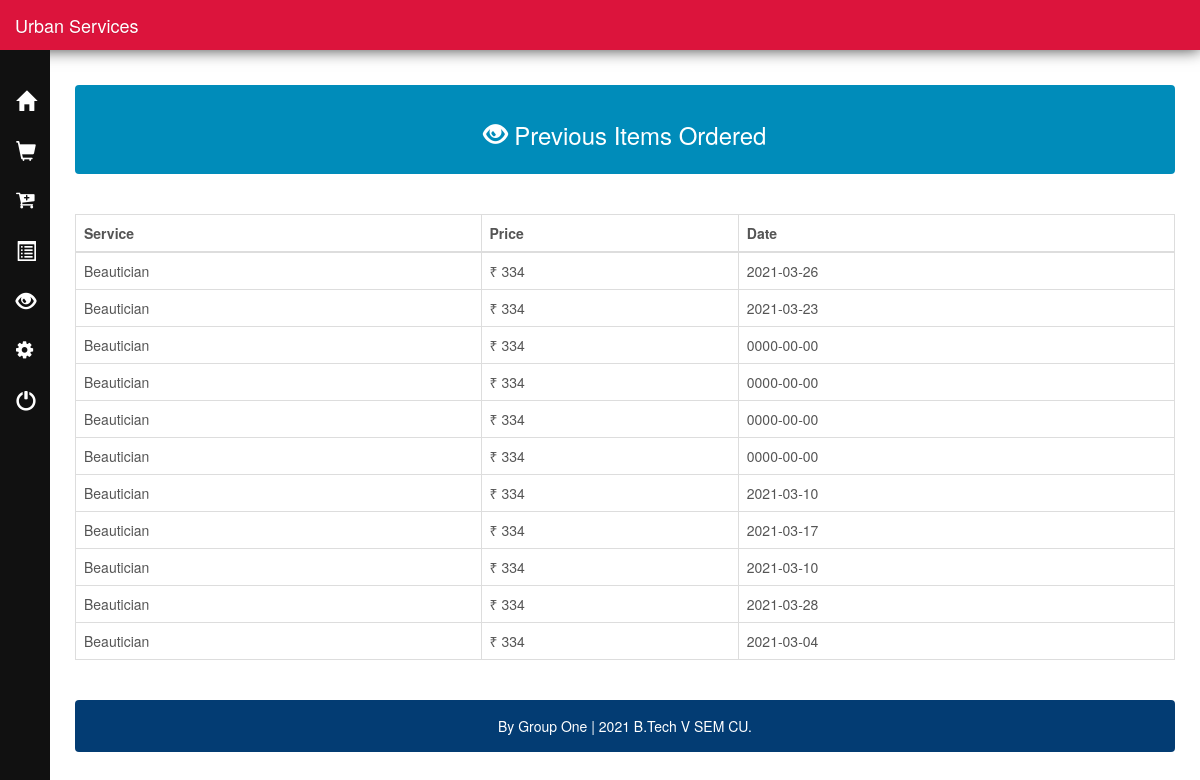
Before: /Customers/view_purchased.php (signed in) with the older database file.
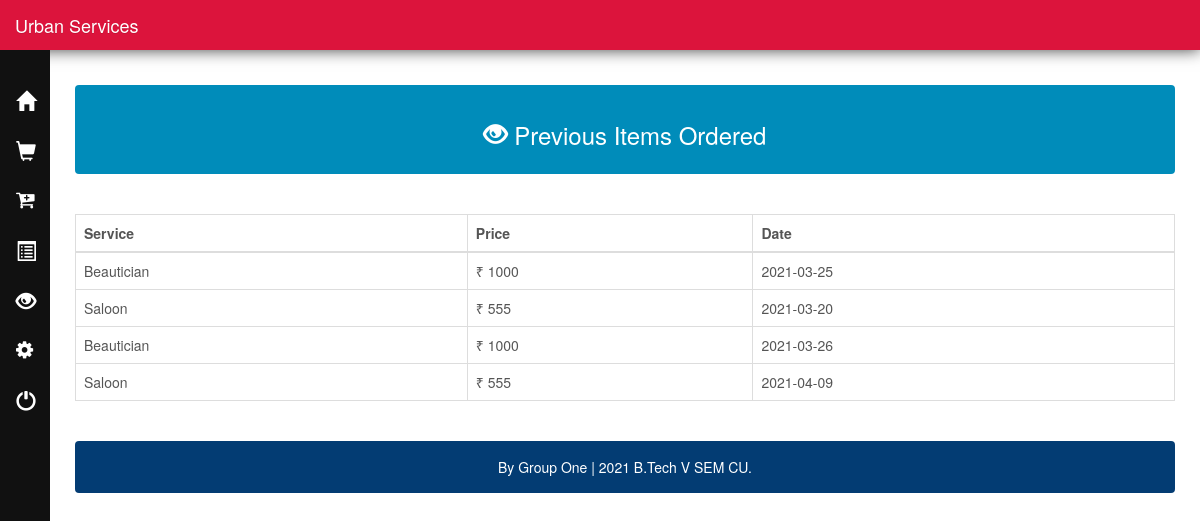
After: the same page with the newer database file.
### tables this page shows
CREATE TABLE `orderdetails` (
  `order_id` int(10) UNSIGNED NOT NULL,
  `order_name` varchar(50) NOT NULL,
  `c_email` varchar(50) NOT NULL DEFAULT '0',
  `sp_email` varchar(50) NOT NULL DEFAULT '',
  `order_add` varchar(255) NOT NULL DEFAULT '',
  `order_price` double NOT NULL DEFAULT '0',
  `order_status` varchar(45) NOT NULL DEFAULT '',
  `order_date` date NOT NULL DEFAULT '0000-00-00'
);

### Customers/view_purchased.php (the view, shortened to what this page needs)
<?php
include("config.php");
extract($_SESSION);
$stmt_edit = $DB_con->prepare('SELECT * FROM customer WHERE c_email =:user_email');
$stmt_edit->execute(array(':user_email' => $user_email));
$edit_row = $stmt_edit->fetch(PDO::FETCH_ASSOC);
extract($edit_row);
?>
<?php
include("config.php");
$stmt_edit = $DB_con->prepare("select sum(order_price) as total from orderdetails where c_email=:user_email and order_status='Ordered'");
$stmt_edit->execute(array(':user_email' => $c_email));
$edit_row = $stmt_edit->fetch(PDO::FETCH_ASSOC);
extract($edit_row);
?>
<?php
include 'nav.php';
?>
<div id="page-wrapper">
    <div class="alert alert-default" style="color:white;background-color:#008CBA">
        <center>
            <h3> <span class="glyphicon glyphicon-eye-open"></span> Previous Items Ordered</h3>
        </center>
    </div>
    <br />
    <div class="table-responsive">
        <table class="display table table-bordered" id="example" cellspacing="0" width="100%">
            <thead>
                <tr>
                    <th>Service</th>
                    <th>Price</th>
                    <th>Date</th>
                </tr>
            </thead>
            <tbody>
                <?php
                include("config.php");
                $stmt = $DB_con->prepare("SELECT * FROM orderdetails where order_status='Ordered_Finished' and c_email='$c_email'");
                $stmt->execute();
                if ($stmt->rowCount() > 0) {
                    while ($row = $stmt->fetch(PDO::FETCH_ASSOC)) {
                        extract($row);
                ?>
                        <tr>
                            <td><?php echo $order_name; ?></td>
                            <td>&#8377; <?php echo $order_price; ?> </td>
                            <td><?php echo $order_date; ?></td>
                        </tr>
                    <?php
                    }
                    echo "</tbody>";
                    echo "</table>";
                    echo "</div>";
                    echo "<br />";
                    echo '<div class="alert alert-default" style="background-color:#033c73;">
                       <p style="color:white;text-align:center;">
                       By Group One |  2021 B.Tech V SEM CU.
						</p>
                    </div>
	</div>';
                    echo "</div>";
                }
                ?>
</body>
</html>

Changed rows visible on the page:
removed orderdetails: order_name "Beautician", order_price "334", order_date "2021-03-26"
removed orderdetails: order_name "Beautician", order_price "334", order_date "2021-03-23"
removed orderdetails: order_name "Beautician", order_price "334", order_date "0000-00-00"
removed orderdetails: order_name "Beautician", order_price "334", order_date "0000-00-00"
removed orderdetails: order_name "Beautician", order_price "334", order_date "0000-00-00"
removed orderdetails: order_name "Beautician", order_price "334", order_date "0000-00-00"
removed orderdetails: order_name "Beautician", order_price "334", order_date "2021-03-10"
removed orderdetails: order_name "Beautician", order_price "334", order_date "2021-03-17"
removed orderdetails: order_name "Beautician", order_price "334", order_date "2021-03-10"
removed orderdetails: order_name "Beautician", order_price "334", order_date "2021-03-28"
removed orderdetails: order_name "Beautician", order_price "334", order_date "2021-03-04"
added orderdetails: order_name "Beautician", order_price "1000", order_date "2021-03-25"
added orderdetails: order_name "Saloon", order_price "555", order_date "2021-03-20"
added orderdetails: order_name "Beautician", order_price "1000", order_date "2021-03-26"
added orderdetails: order_name "Saloon", order_price "555", order_date "2021-04-09"
